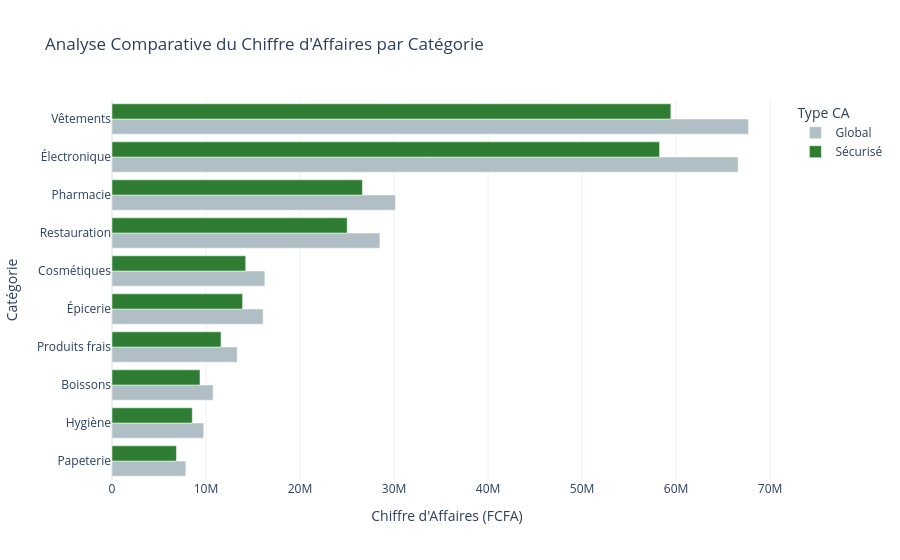

Here is the notebook cell this chart was saved with:
### Code cell
df_merged = order_items.merge(orders[['order_id', 'status']], on='order_id', how='left')
df_merged['product_category'] = df_merged['product_category'].str.capitalize()


df_merged['status'] = df_merged['status'].fillna('unknown').str.lower()


ca_total = df_merged.groupby('product_category')['line_total_xaf'].sum()


status_valides = ['delivered', 'late']
df_secure = df_merged[df_merged['status'].isin(status_valides)]
ca_secure = df_secure.groupby('product_category')['line_total_xaf'].sum()

# Df comparaison
ca_comparison = pd.DataFrame({
    'Global': ca_total,
    'Sécurisé': ca_secure
}).fillna(0).sort_values('Global', ascending=False).head(10)

print(ca_comparison)

ca_plot_data = ca_comparison.reset_index().melt(id_vars='product_category', var_name='Type CA', value_name='Montant')



fig = px.bar(
    ca_plot_data, 
    y="product_category", 
    x="Montant", 
    color="Type CA",
    barmode="group",
    orientation='h',
    title="Analyse Comparative du Chiffre d'Affaires par Catégorie",
    labels={"Montant": "Chiffre d'Affaires (FCFA)", "product_category": "Catégorie"},
    color_discrete_map={"Global": "#B0BEC5", "Sécurisé": "#2E7D32"},
    template="plotly_white" 
)

# Amélioration de la mise en page
fig.update_layout(
    yaxis={'categoryorder':'total ascending'}, 
    hovermode="y unified"
)
fig.show()

### Figure 1 — Plotly figure (JSON) as saved in the notebook; plotly's stock layout.template omitted (floating-point values rounded to 4 significant figures)
{"data": [{"alignmentgroup": "True", "hovertemplate": "Type CA=Global<br>Chiffre d'Affaires (FCFA)=%{x}<br>Catégorie=%{y}<extra></extra>", "legendgroup": "Global", "marker": {"color": "#B0BEC5", "pattern": {"shape": ""}}, "name": "Global", "offsetgroup": "Global", "orientation": "h", "showlegend": true, "textposition": "auto", "type": "bar", "x": [67700000.0, 66590000.0, 30150000.0, 28490000.0, 16260000.0, 16080000.0, 13310000.0, 10760000.0, 9754000.0, 7849000.0], "xaxis": "x", "y": ["Vêtements", "Électronique", "Pharmacie", "Restauration", "Cosmétiques", "Épicerie", "Produits frais", "Boissons", "Hygiène", "Papeterie"], "yaxis": "y"}, {"alignmentgroup": "True", "hovertemplate": "Type CA=Sécurisé<br>Chiffre d'Affaires (FCFA)=%{x}<br>Catégorie=%{y}<extra></extra>", "legendgroup": "Sécurisé", "marker": {"color": "#2E7D32", "pattern": {"shape": ""}}, "name": "Sécurisé", "offsetgroup": "Sécurisé", "orientation": "h", "showlegend": true, "textposition": "auto", "type": "bar", "x": [59440000.0, 58240000.0, 26630000.0, 25010000.0, 14220000.0, 13890000.0, 11590000.0, 9358000.0, 8538000.0, 6853000.0], "xaxis": "x", "y": ["Vêtements", "Électronique", "Pharmacie", "Restauration", "Cosmétiques", "Épicerie", "Produits frais", "Boissons", "Hygiène", "Papeterie"], "yaxis": "y"}], "layout": {"barmode": "group", "hovermode": "y unified", "legend": {"title": {"text": "Type CA"}, "tracegroupgap": 0}, "title": {"text": "Analyse Comparative du Chiffre d'Affaires par Catégorie"}, "xaxis": {"anchor": "y", "domain": [0, 1], "title": {"text": "Chiffre d'Affaires (FCFA)"}}, "yaxis": {"anchor": "x", "categoryorder": "total ascending", "domain": [0, 1], "title": {"text": "Catégorie"}}}}
